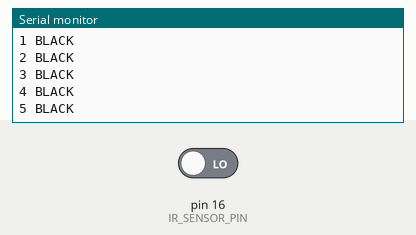
Bench run of a sketch on a simulated Arduino Uno, built with avr-gcc and run on an emulated ATmega328P. On the bench: the last lines printed to the serial monitor. The test bench sets the inputs (shaded band); at power-on: pin 16 (IR_SENSOR_PIN) LOW.

Above: at 1.2 s.
1.3 s: pin 16 (IR_SENSOR_PIN) driven HIGH
At 1.56 s:
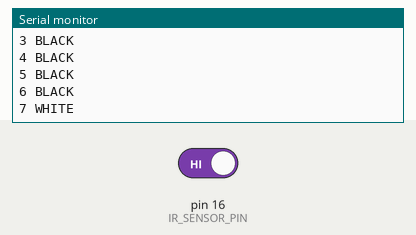
3.1 s: pin 16 (IR_SENSOR_PIN) driven LOW
At 3.36 s:
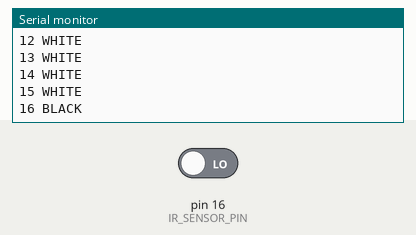

The sketch:

IR_SENSOR.ino
```cpp
const int IR_SENSOR_PIN = 16;
const int WHITE = 1;
const int BLACK = 0;
int sensorData;
int sampleNumber = 0;

void setup()
{
  pinMode( IR_SENSOR_PIN , INPUT);
  Serial.begin(9600);
}

void loop()
{
  Serial.print(sampleNumber);

  sensorData = digitalRead( IR_SENSOR_PIN );
  if( sensorData == WHITE )
    Serial.println(" WHITE ");
  else
    Serial.println(" BLACK ");

  delay(200);
  sampleNumber++;
}
```

Measured:
- after the input at 1.3 s, the serial monitor: prints a new line after 0.10 s (image 1)
- after the input at 3.1 s, the serial monitor: prints a new line after 0.10 s (image 2)
